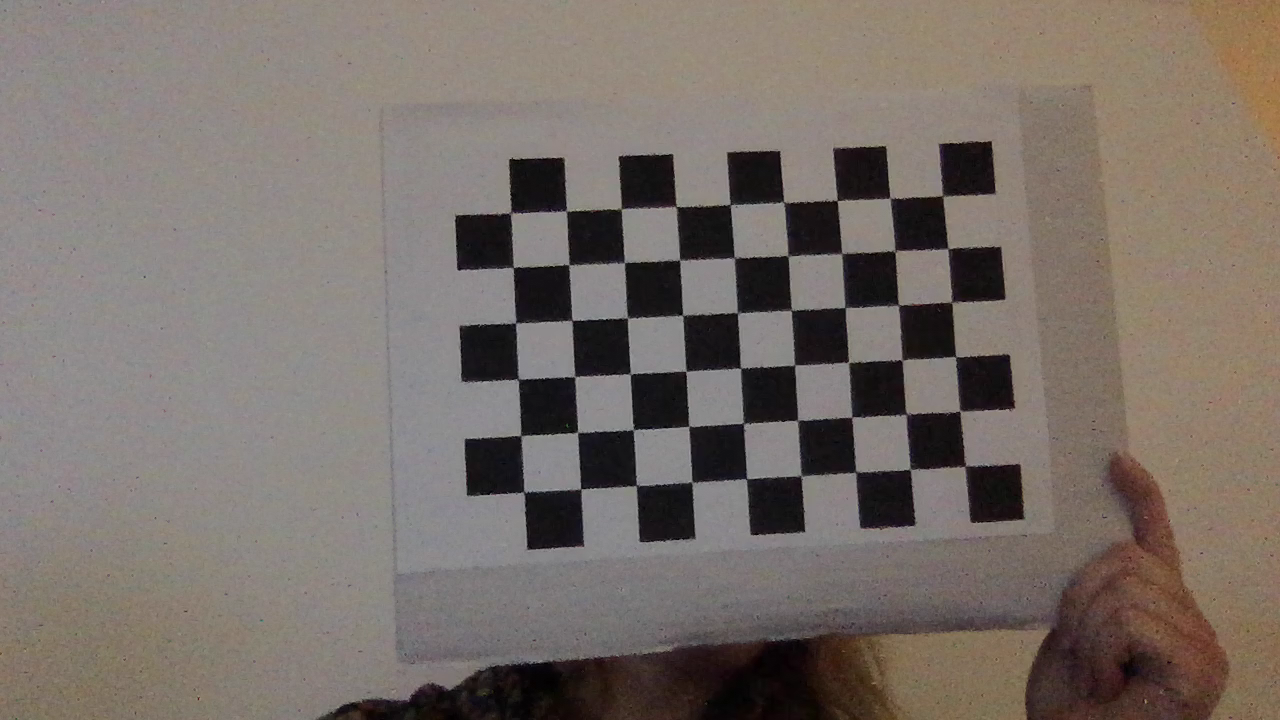
#> input picture testimages/string0.png, 1280 x 720 px
$ python camera.py
#> lines starting #> are read from the running program, lines starting #| are printed output that depends on the picture
### calibcam.py
import numpy as np
import cv2
import glob


# [23 lines left out: functions takeCalibrationPictures, calcMeanError, not called in this run]


# uncomment to take new photos
# takeCalibrationPictures()

# termination criteria
criteria = (cv2.TERM_CRITERIA_EPS + cv2.TERM_CRITERIA_MAX_ITER, 30, 0.001)

WIDTH = 9
HEIGHT = 6

# prepare object points, like (0,0,0), (1,0,0), (2,0,0) ....,(6,5,0)
objp = np.zeros((WIDTH*HEIGHT,3), np.float32)
objp[:,:2] = np.mgrid[0:WIDTH,0:HEIGHT].T.reshape(-1,2)

# Arrays to store object points and image points from all the images.
objpoints = [] # 3d point in real world space
imgpoints = [] # 2d points in image plane.


# read in from testimages -> calibration pictures should be here

# images = glob.glob('borrowedimages/*.jpg')
# images = glob.glob('test/*.jpg')
# images = glob.glob('images/*.jpg')
images = glob.glob('testimages/*.png')

for fname in images:
    print fname
    img = cv2.imread(fname)
#> img is the input picture: shape (720, 1280, 3); mean B, G, R 104.8, 111.2, 120.6

    gray = cv2.cvtColor(img,cv2.COLOR_BGR2GRAY)
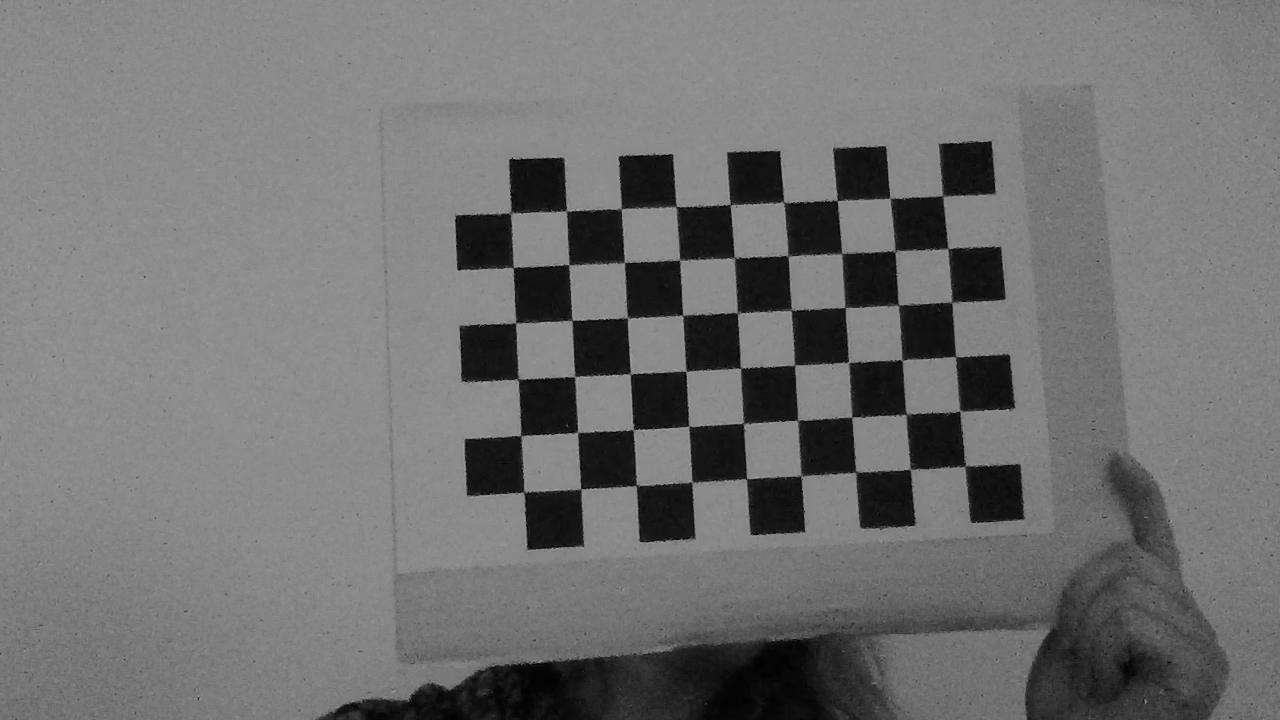
#> gray: shape (720, 1280); min 0, max 170, mean 113.3

    # Find the chess board corners
    ret, corners = cv2.findChessboardCorners(gray, (WIDTH,HEIGHT),None)
#> ret = True; corners = 54 rows, first 8: [964.6, 466.2], [909.3, 469.3], [855.4, 471.5], [800.9, 475.4], [746.5, 478.8], [691.9, 481.9], [636, 484.9], [580.7, 488.6]

    # If found, add object points, image points (after refining them)
    if ret == True:
        objpoints.append(objp)

        # change from
        # corners2 = cv2.cornerSubPix(gray,corners,(11,11),(-1,-1),criteria)
        # and replace all corners2 with corners
        cv2.cornerSubPix(gray,corners,(11,11),(-1,-1),criteria)
        imgpoints.append(corners)
#> pass 2 of the loop `for fname in images:`:
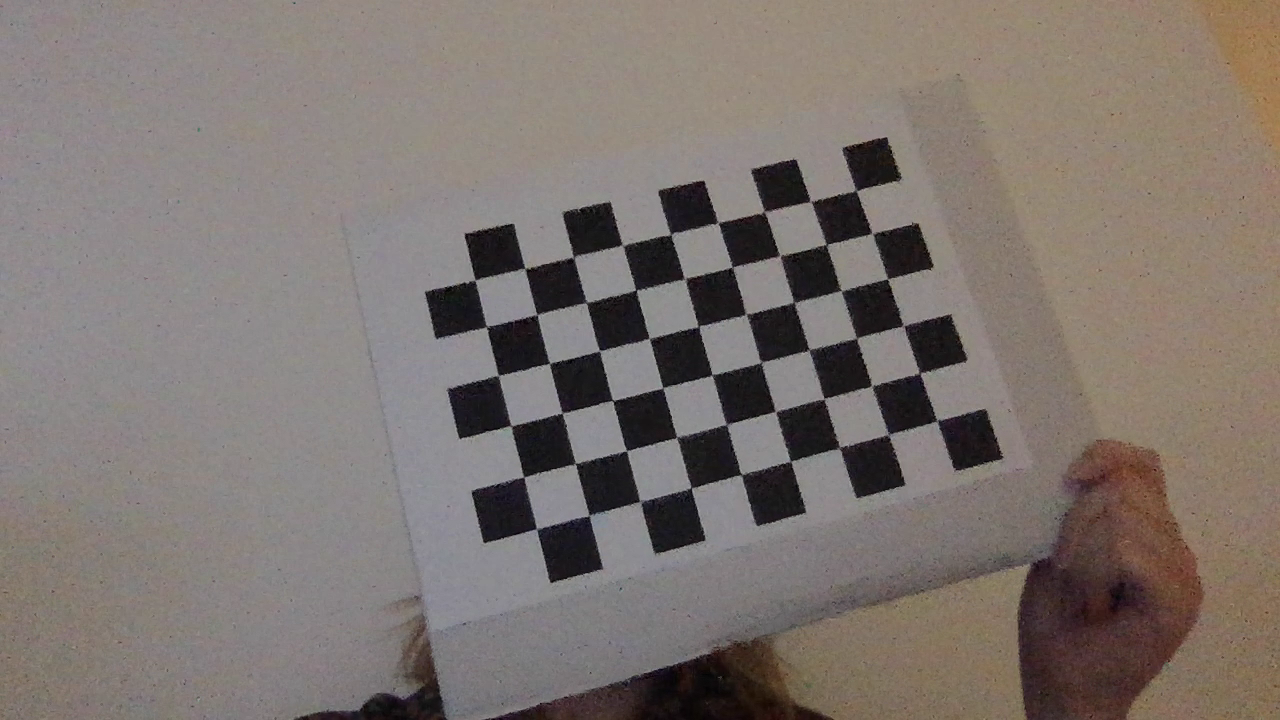
#> input picture testimages/string10.png, 1280 x 720 px
#> img is the input picture: shape (720, 1280, 3); mean B, G, R 111.4, 116.5, 125.6
#> `gray = cv2.cvtColor(img,cv2.COLOR_BGR2GRAY)`:
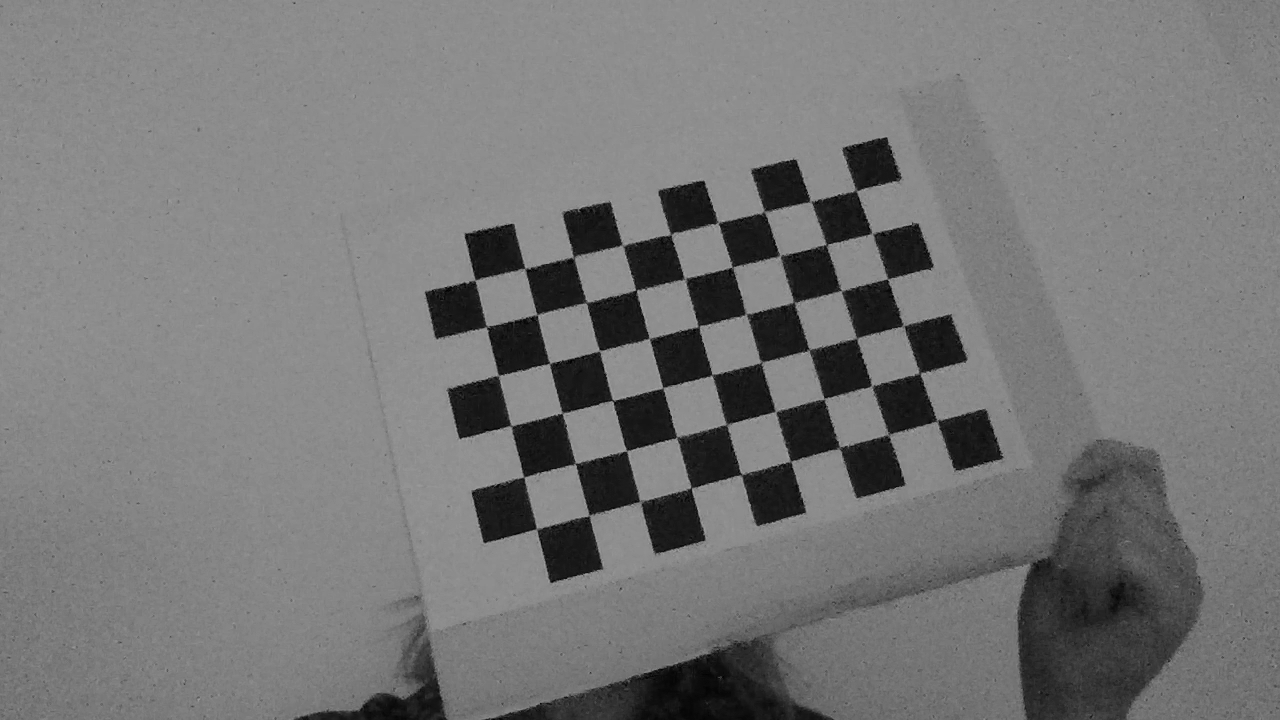
#> gray: shape (720, 1280); min 0, max 171, mean 118.6
#> corners = 54 rows, first 8: [934, 419], [891.9, 433.5], [836, 446], [790.6, 461.6], [741.8, 474.7], [691.1, 487.7], [639.6, 501.1], [589.1, 515.3]
#> pass 3 of the loop `for fname in images:`:
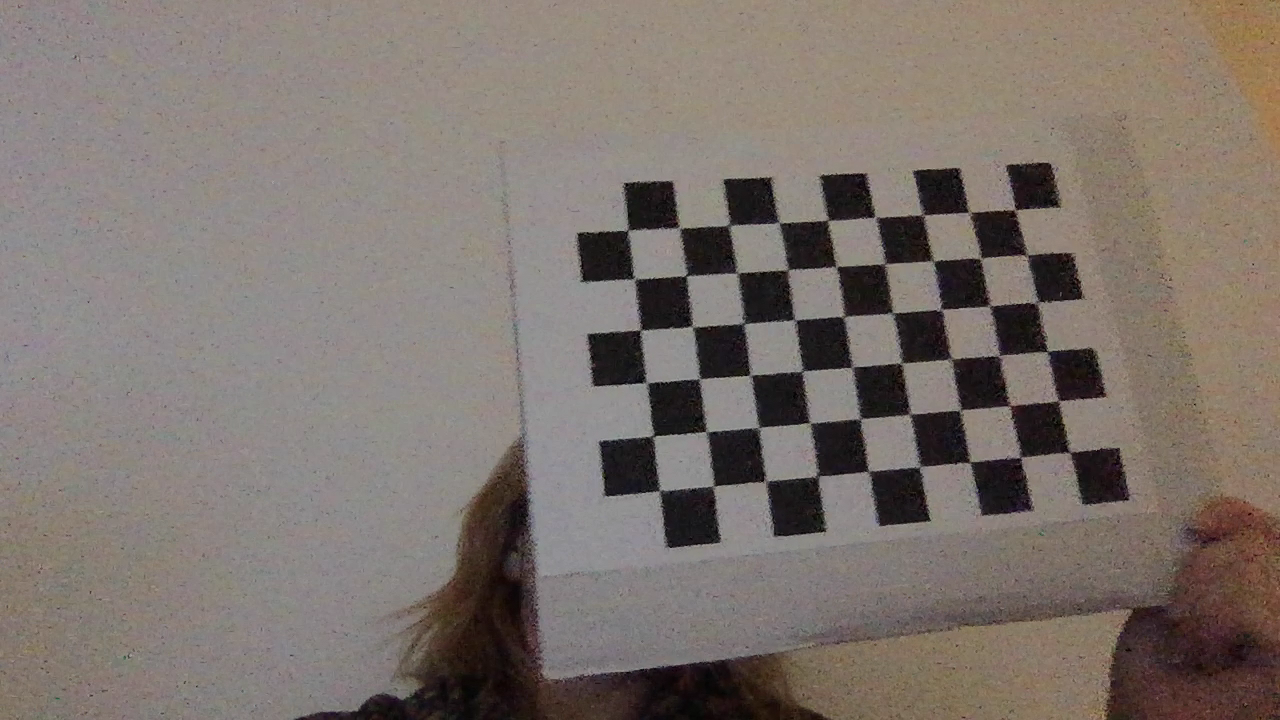
#> input picture testimages/string11.png, 1280 x 720 px
#> img is the input picture: shape (720, 1280, 3); mean B, G, R 109.3, 115.4, 125
#> `gray = cv2.cvtColor(img,cv2.COLOR_BGR2GRAY)`:
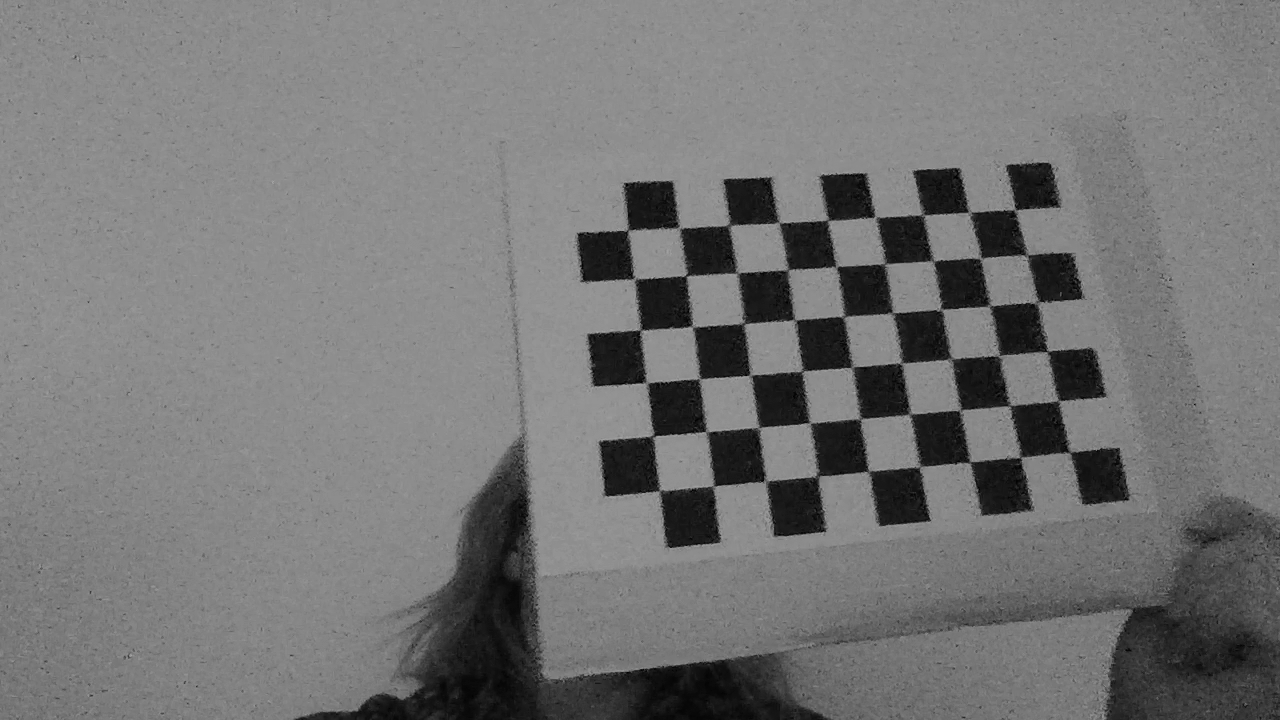
#> gray: shape (720, 1280); min 0, max 176, mean 117.6
#> corners = 54 rows, first 8: [1073, 444], [1020, 457.6], [969.6, 462.6], [920.3, 466.5], [867.2, 471.5], [819, 478], [766.5, 481.5], [713.5, 485.7]

        # Draw and display the corners
        # img = cv2.drawChessboardCorners(img, (WIDTH,HEIGHT), corners,ret)

        # CAN COMMENT IN NEXT THREE LINES (show calibration images)
        # cv2.imshow('img',img)
        # cv2.imwrite('img.png',img)
        # cv2.waitKey(500)

# calibration
ret, mtx, dist, rvecs, tvecs = cv2.calibrateCamera(objpoints, imgpoints, gray.shape[::-1],None,None)
#> ret = 0.65; mtx = [[953.5, 0, 582.2], [0, 954.7, 361.3], [0, 0, 1]]; dist = [[-0.303, 1.69, -0.00608, -0.000516, -3.05]]; rvecs = ([-0.0457, 0.119, 3.09], [-0.0709, 0.343, 2.87], [-0.16, 0.382, 3.03]); tvecs = ([6.95, 1.92, 17.01], [6.89, 1.19, 18.19], [9.29, 1.77, 17.82])
# [7 lines of commented-out code are left out]
img = cv2.imread('testimages/string1.png')
#> (the run stopped early here; a loop or call above may not have finished)
